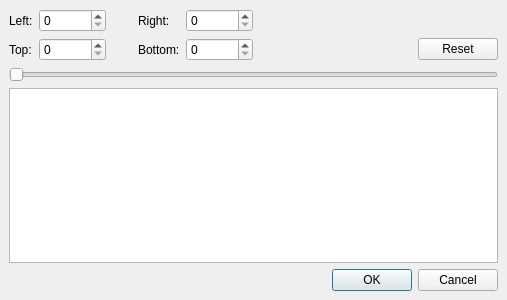
<?xml version="1.0" encoding="UTF-8"?>
<ui version="4.0">
 <class>blackenDialog</class>
 <widget class="QDialog" name="blackenDialog">
  <property name="geometry">
   <rect>
    <x>0</x>
    <y>0</y>
    <width>507</width>
    <height>300</height>
   </rect>
  </property>
  <property name="windowTitle">
   <string>Blacken Borders</string>
  </property>
  <layout class="QVBoxLayout">
   <property name="spacing">
    <number>6</number>
   </property>
   <property name="leftMargin">
    <number>9</number>
   </property>
   <property name="topMargin">
    <number>9</number>
   </property>
   <property name="rightMargin">
    <number>9</number>
   </property>
   <property name="bottomMargin">
    <number>9</number>
   </property>
   <item>
    <layout class="QGridLayout">
     <property name="leftMargin">
      <number>0</number>
     </property>
     <property name="topMargin">
      <number>0</number>
     </property>
     <property name="rightMargin">
      <number>0</number>
     </property>
     <property name="bottomMargin">
      <number>0</number>
     </property>
     <property name="spacing">
      <number>6</number>
     </property>
     <item row="0" column="3">
      <widget class="QLabel" name="label_2">
       <property name="text">
        <string>Right:</string>
       </property>
      </widget>
     </item>
     <item row="1" column="0">
      <widget class="QLabel" name="label_4">
       <property name="text">
        <string>Top:</string>
       </property>
      </widget>
     </item>
     <item row="0" column="4">
      <widget class="QSpinBox" name="spinBoxRight">
       <property name="maximum">
        <number>2147483647</number>
       </property>
      </widget>
     </item>
     <item row="0" column="2">
      <spacer>
       <property name="orientation">
        <enum>Qt::Horizontal</enum>
       </property>
       <property name="sizeType">
        <enum>QSizePolicy::Fixed</enum>
       </property>
       <property name="sizeHint" stdset="0">
        <size>
         <width>26</width>
         <height>20</height>
        </size>
       </property>
      </spacer>
     </item>
     <item row="1" column="5">
      <spacer>
       <property name="orientation">
        <enum>Qt::Horizontal</enum>
       </property>
       <property name="sizeHint" stdset="0">
        <size>
         <width>40</width>
         <height>20</height>
        </size>
       </property>
      </spacer>
     </item>
     <item row="1" column="6">
      <widget class="QPushButton" name="pushButtonReset">
       <property name="text">
        <string>Reset</string>
       </property>
      </widget>
     </item>
     <item row="1" column="1">
      <widget class="QSpinBox" name="spinBoxTop">
       <property name="maximum">
        <number>2147483647</number>
       </property>
      </widget>
     </item>
     <item row="1" column="4">
      <widget class="QSpinBox" name="spinBoxBottom">
       <property name="maximum">
        <number>2147483647</number>
       </property>
      </widget>
     </item>
     <item row="1" column="3">
      <widget class="QLabel" name="label_3">
       <property name="text">
        <string>Bottom:</string>
       </property>
      </widget>
     </item>
     <item row="0" column="0">
      <widget class="QLabel" name="label">
       <property name="text">
        <string>Left:</string>
       </property>
      </widget>
     </item>
     <item row="0" column="5">
      <spacer>
       <property name="orientation">
        <enum>Qt::Horizontal</enum>
       </property>
       <property name="sizeType">
        <enum>QSizePolicy::MinimumExpanding</enum>
       </property>
       <property name="sizeHint" stdset="0">
        <size>
         <width>40</width>
         <height>20</height>
        </size>
       </property>
      </spacer>
     </item>
     <item row="0" column="1">
      <widget class="QSpinBox" name="spinBoxLeft">
       <property name="maximum">
        <number>2147483647</number>
       </property>
      </widget>
     </item>
     <item row="1" column="2">
      <spacer>
       <property name="orientation">
        <enum>Qt::Horizontal</enum>
       </property>
       <property name="sizeType">
        <enum>QSizePolicy::Fixed</enum>
       </property>
       <property name="sizeHint" stdset="0">
        <size>
         <width>26</width>
         <height>20</height>
        </size>
       </property>
      </spacer>
     </item>
    </layout>
   </item>
   <item>
    <layout class="QHBoxLayout" name="toolboxLayout"/>
   </item>
   <item>
    <widget class="ADM_QSlider" name="horizontalSlider">
     <property name="orientation">
      <enum>Qt::Horizontal</enum>
     </property>
    </widget>
   </item>
   <item>
    <widget class="QGraphicsView" name="graphicsView"/>
   </item>
   <item>
    <widget class="QDialogButtonBox" name="buttonBox">
     <property name="orientation">
      <enum>Qt::Horizontal</enum>
     </property>
     <property name="standardButtons">
      <set>QDialogButtonBox::Cancel|QDialogButtonBox::Ok</set>
     </property>
    </widget>
   </item>
  </layout>
 </widget>
 <customwidgets>
  <customwidget>
   <class>ADM_QSlider</class>
   <extends>QSlider</extends>
   <header>ADM_toolkitQt.h</header>
  </customwidget>
 </customwidgets>
 <tabstops>
  <tabstop>spinBoxLeft</tabstop>
  <tabstop>spinBoxRight</tabstop>
  <tabstop>spinBoxTop</tabstop>
  <tabstop>spinBoxBottom</tabstop>
  <tabstop>pushButtonReset</tabstop>
  <tabstop>horizontalSlider</tabstop>
  <tabstop>graphicsView</tabstop>
  <tabstop>buttonBox</tabstop>
 </tabstops>
 <resources/>
 <connections>
  <connection>
   <sender>buttonBox</sender>
   <signal>accepted()</signal>
   <receiver>blackenDialog</receiver>
   <slot>accept()</slot>
   <hints>
    <hint type="sourcelabel">
     <x>248</x>
     <y>254</y>
    </hint>
    <hint type="destinationlabel">
     <x>157</x>
     <y>274</y>
    </hint>
   </hints>
  </connection>
  <connection>
   <sender>buttonBox</sender>
   <signal>rejected()</signal>
   <receiver>blackenDialog</receiver>
   <slot>reject()</slot>
   <hints>
    <hint type="sourcelabel">
     <x>316</x>
     <y>260</y>
    </hint>
    <hint type="destinationlabel">
     <x>286</x>
     <y>274</y>
    </hint>
   </hints>
  </connection>
 </connections>
</ui>
